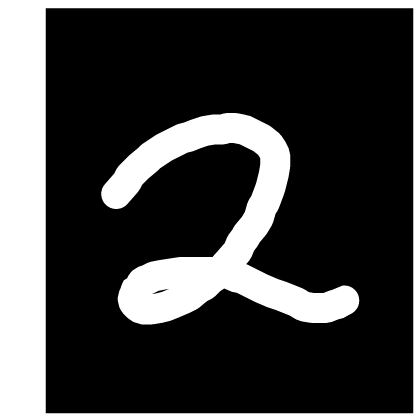
#> input picture notebooks/bokeh_plot.png, 420 x 420 px
$ jupyter execute 'png treatement.ipynb'   (older library calls are emulated)
#> lines starting #> are read from the running program, lines starting #| are printed output that depends on the picture
[cell 1]
from PIL import Image
import numpy
import matplotlib.pyplot as plt
import numpy as np
import scipy.misc


img= Image.open("bokeh_plot.png")
#> img is the input picture: PIL image 420x420 RGBA; mean R, G, B, A 67.6, 67.6, 67.6, 254.9
np_img = numpy.array(img)

print(np_img.shape)
#| (420, 420, 4)
np_img_2 = np_img[:,:,0]
print(np_img_2.shape)
#| (420, 420)
np_img_3 = np_img[20:400,50:400,0]
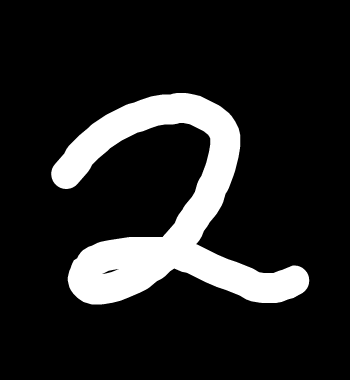
#> np_img_3: shape (380, 350); min 0, max 255, mean 37
print(np_img_3.shape)
#| (380, 350)
row = [num for num in range(20,400) if num % 20 == 1]
col = [num for num in range(50,400) if num % 20 == 1]
np_img_4 = np_img[row,:,0]
np_img_4 = np_img_4[:,col]
# [4 lines of commented-out code are left out]
np_img_5 = np.resize(np_img_4, (28,28))
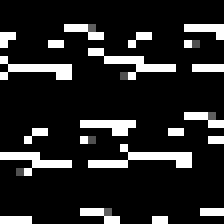
#> np_img_5: shape (28, 28) (shown 8 times larger); min 0, max 255, mean 37.2
print(np_img_5.shape)
#| (28, 28)

[cell 2]
plt.imshow(np_img_4,cmap='gray')
plt.show()
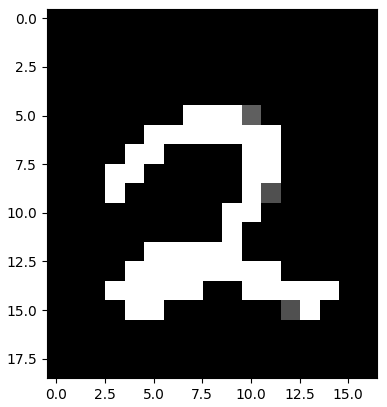
#> figure drawn by matplotlib, 1 panel

[cell 3]
np_img_4 = 255 - np_img_4

[cell 4]
np_img_4

[cell 5]
plt.imshow(np_img_4,cmap='gray')
plt.show()
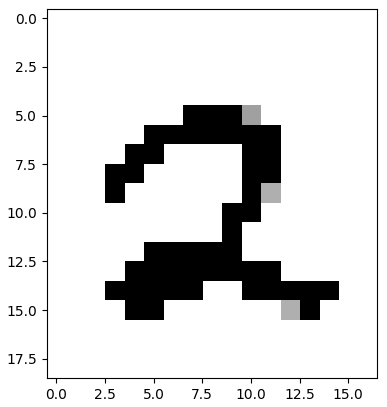
#> figure drawn by matplotlib, 1 panel
